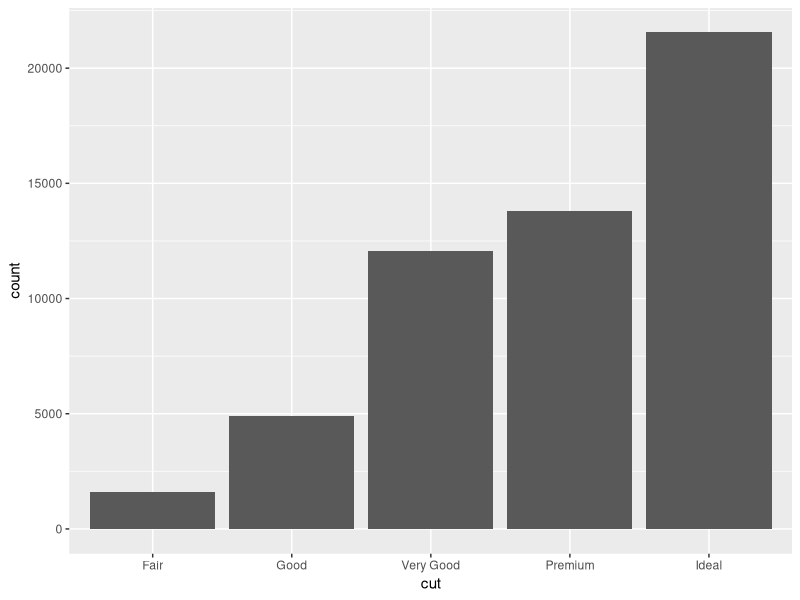
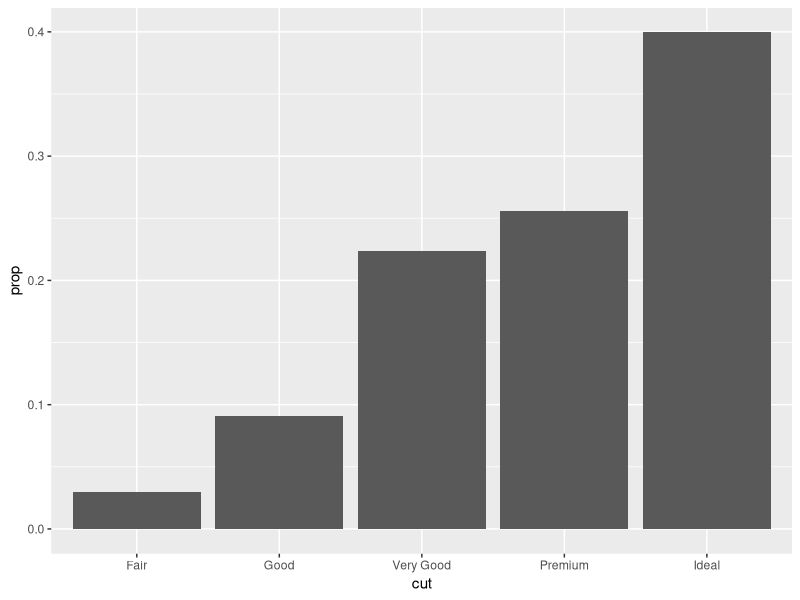
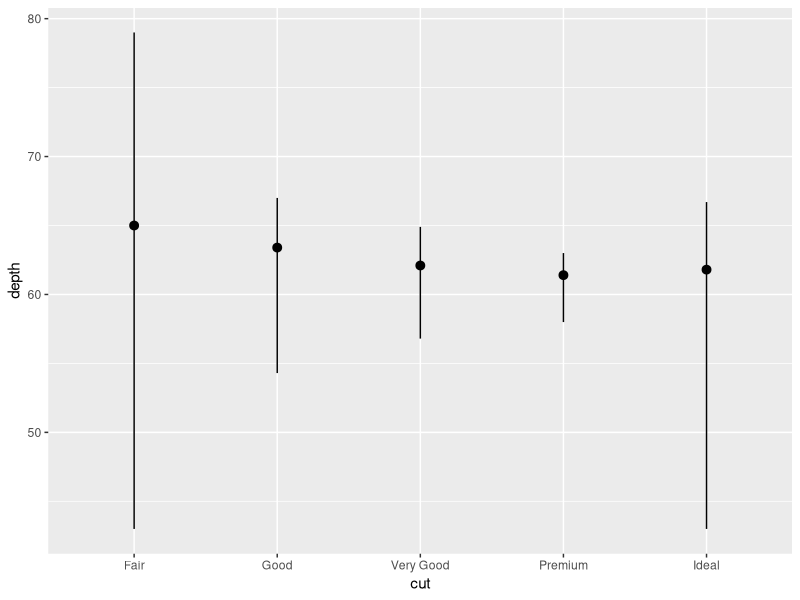
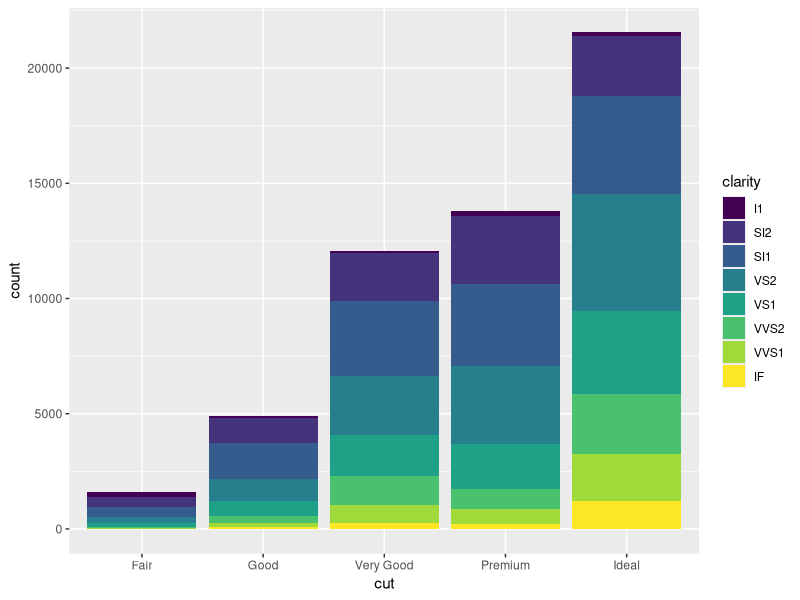
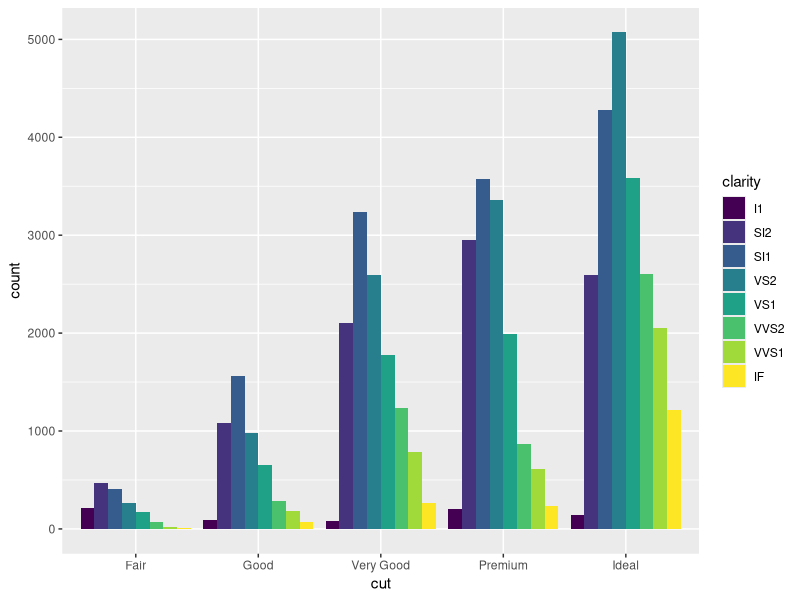
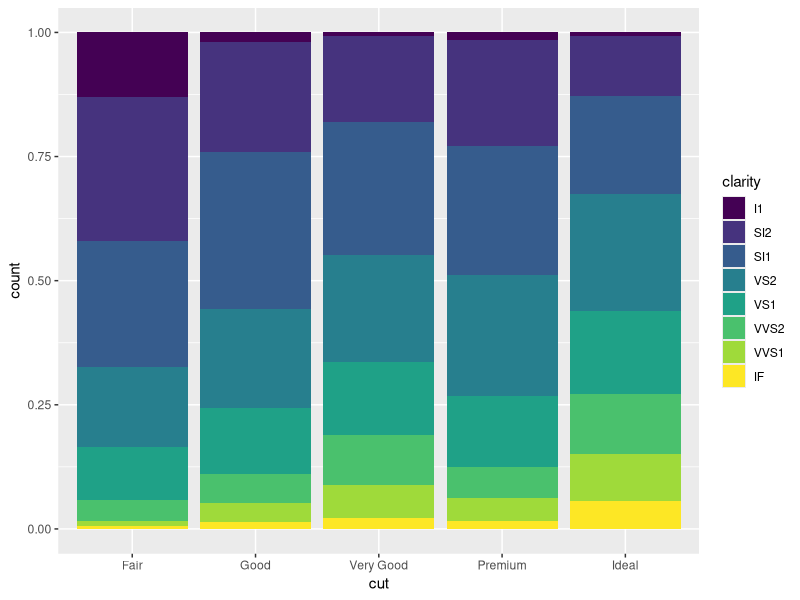
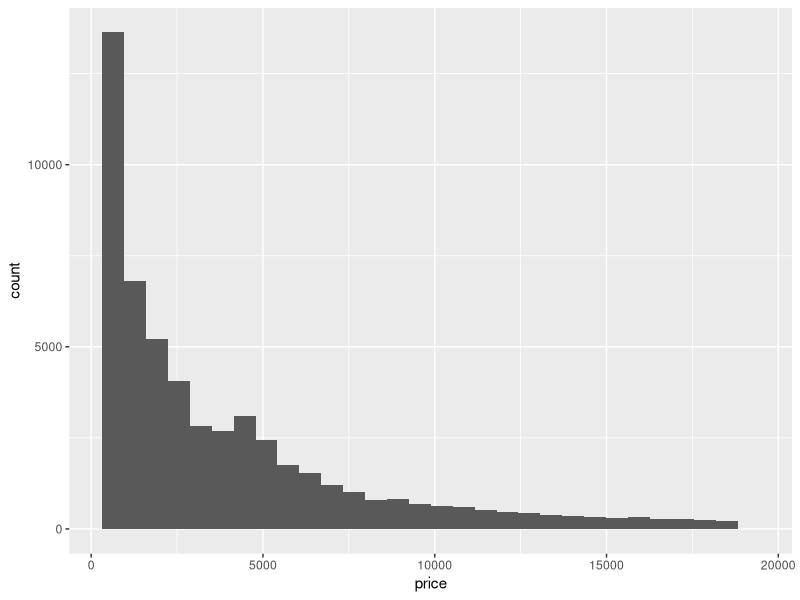
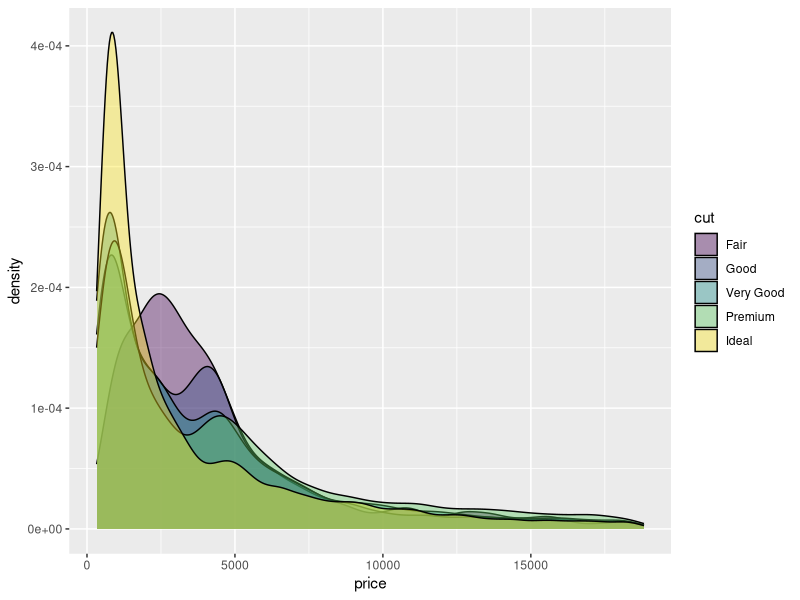

Recreate these plots in R, in order.
#grafico de barras
library(tidyverse)
library(ggplot2)

ggplot(data = diamonds) +
  geom_bar(mapping = aes(x = cut))

ggplot(data = diamonds) +
  geom_bar(mapping = aes(x = cut, y = stat(prop), group =1))

ggplot(data = diamonds) +
  stat_summary(mapping = aes(x=cut, y= depth),
               fun.min = min, fun.max = max, fun = median)

#tipo de corte y que claridad tienen
ggplot(data = diamonds) +
  aes(x = cut, fill = clarity) +
  geom_bar()

ggplot(data = diamonds) +
  aes(x = cut, fill = clarity) +
  geom_bar(position = "dodge")

#por porcentajes
ggplot(data = diamonds) +
  aes(x = cut, fill = clarity) +
  geom_bar(position = "fill")

ggplot(data = diamonds) +
  aes(x = price) +
  geom_histogram() #geom_poly / geom_density (suavizada)

ggplot(data = diamonds) +
  aes(x = price) +
  geom_density(aes(fill = cut), alpha = 0.4)

ggplot(diamonds)+
  aes(x =price) +
  geom_density(adjust = 1.5) #adjust es suavizamiento
#adjust bajo cuando queremos exaltar aspectos locales
#adjust alto cuando queremos un overall picture

ggplot(diamonds) +
  aes(x = price) +
  geom_histogram(binwidth = 100)

#freedman diaconis
# --- 2*IQR over cube root of sample size
fd <- function(x){
  n <- length(x) #elementos de un vector (sample size)
  2*IQR(x)/(n)^(1/3)
}

ggplot(diamonds) +
  aes(x = price) +
  geom_histogram(binwidth = fd)

#funcion que regresa otra funcion
power_fun <- function(n){
  function(x) x^n
}

